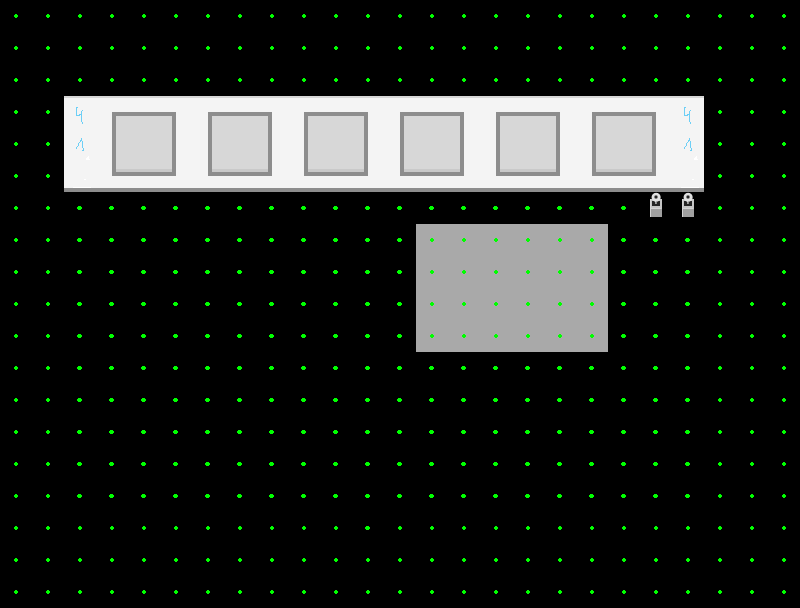

This is a level from a 2D game, rendered from its Tiled map with the project's own tilesets. A one-line summary and the map file follow, with tile-layer data summarised:
An orthogonal 25x19 tile map with 32x32 px tiles, 3 tile layers (ground1, ground2, foreground).

<map version="1.0" orientation="orthogonal" width="25" height="19" tilewidth="32" tileheight="32" backgroundcolor="#000000">
 <tileset firstgid="1" name="tileset_village" tilewidth="32" tileheight="32">
  <image source="tileset_village.png" width="640" height="320" />
  <tile id="6">
   <properties>
    <property name="passable" value="True" />
   </properties>
  </tile>
  <tile id="9">
   <properties>
    <property name="passable" value="True" />
   </properties>
  </tile>
  <tile id="10">
   <properties>
    <property name="door" value="True" />
    <property name="door_destination" value="33 20" />
    <property name="door_map" value="village" />
    <property name="passable" value="True" />
   </properties>
  </tile>
  <tile id="11">
   <properties>
    <property name="passable" value="True" />
   </properties>
  </tile>
  <tile id="112">
   <properties>
    <property name="passable" value="True" />
   </properties>
  </tile>
  <tile id="113">
   <properties>
    <property name="passable" value="True" />
   </properties>
  </tile>
  <tile id="114">
   <properties>
    <property name="passable" value="True" />
   </properties>
  </tile>
  <tile id="115">
   <properties>
    <property name="passable" value="True" />
   </properties>
  </tile>
  <tile id="132">
   <properties>
    <property name="passable" value="True" />
   </properties>
  </tile>
  <tile id="133">
   <properties>
    <property name="passable" value="True" />
   </properties>
  </tile>
  <tile id="134">
   <properties>
    <property name="passable" value="True" />
   </properties>
  </tile>
  <tile id="135">
   <properties>
    <property name="passable" value="True" />
   </properties>
  </tile>
 </tileset>
 <layer name="ground1" width="25" height="19">
  <data>[475 cells, 475 non-empty, 3 distinct tile ids]</data>
 </layer>
 <layer name="ground2" width="25" height="19">
  <data>[475 cells, 475 non-empty, 31 distinct tile ids]</data>
 </layer>
 <layer name="foreground" width="25" height="19">
  <data>[475 cells, 0 non-empty, 0 distinct tile ids]</data>
 </layer>
</map>